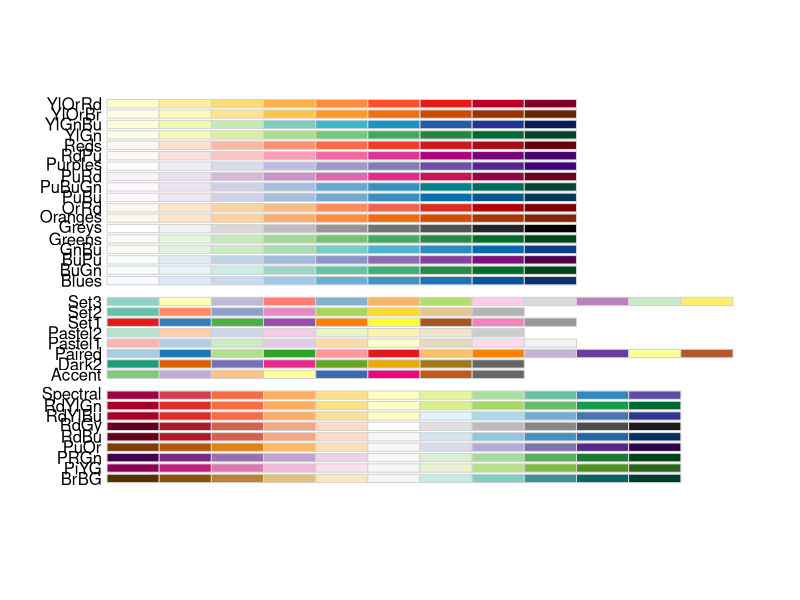
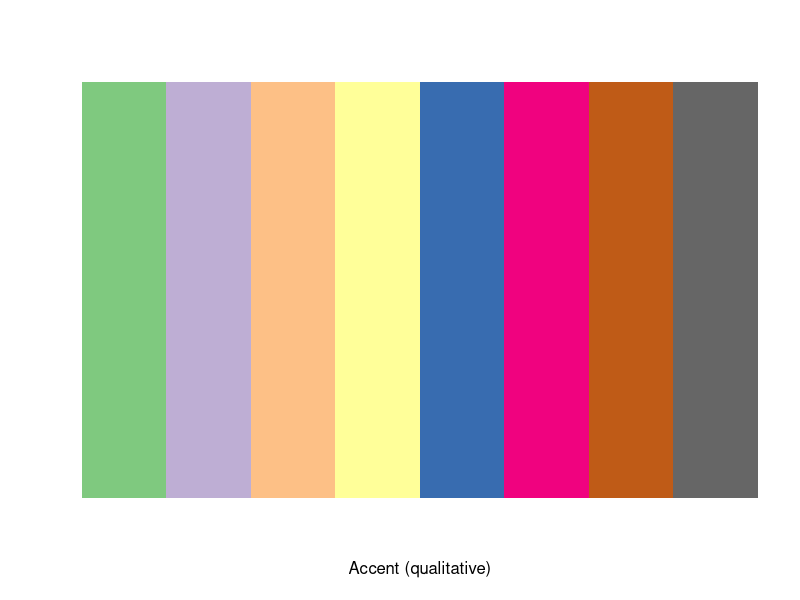
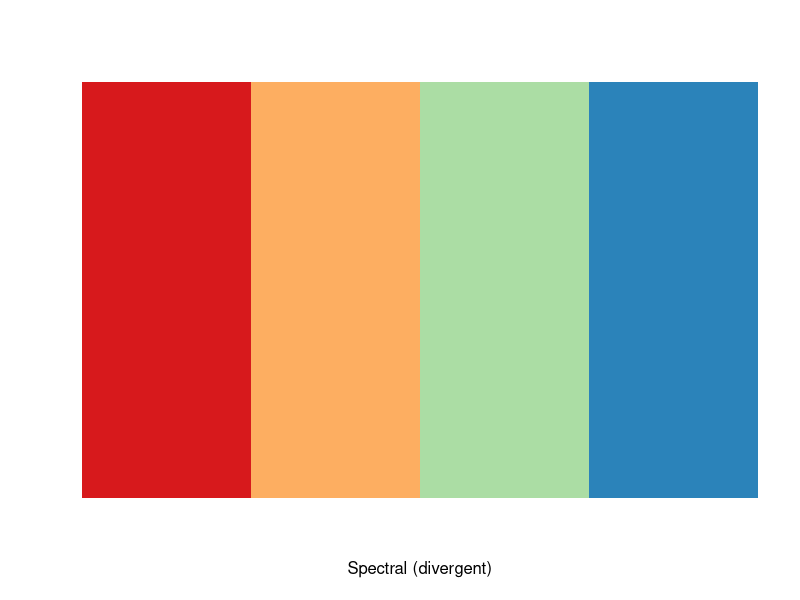
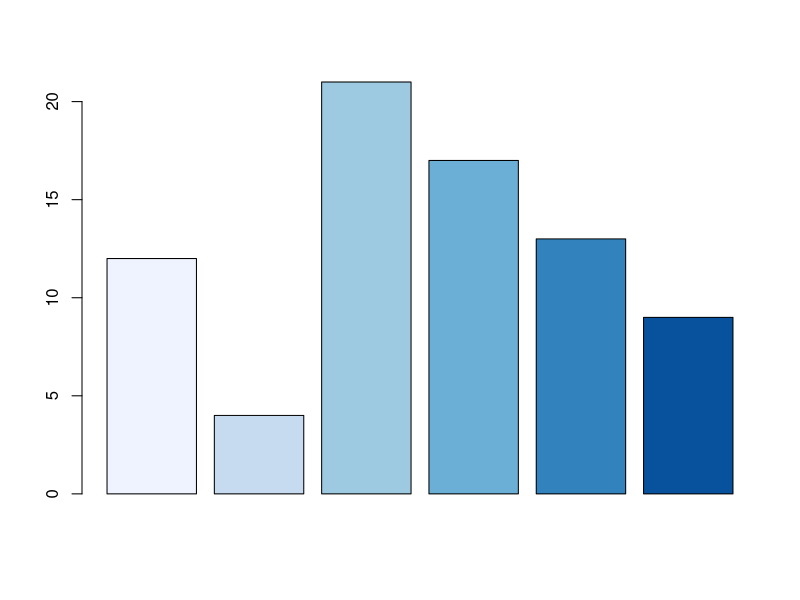
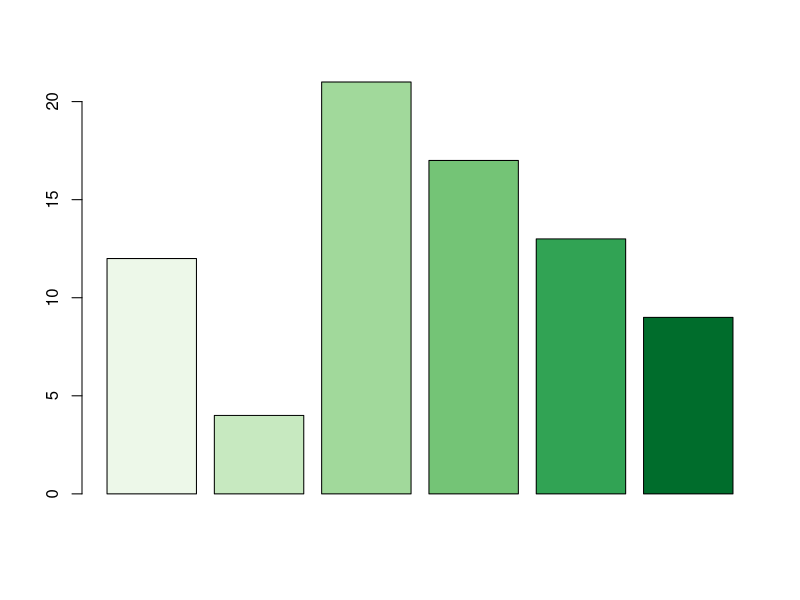
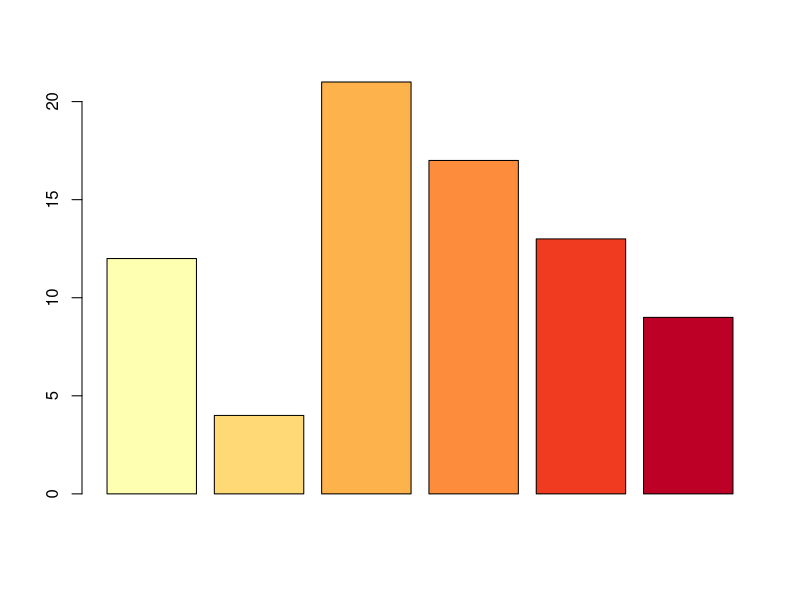
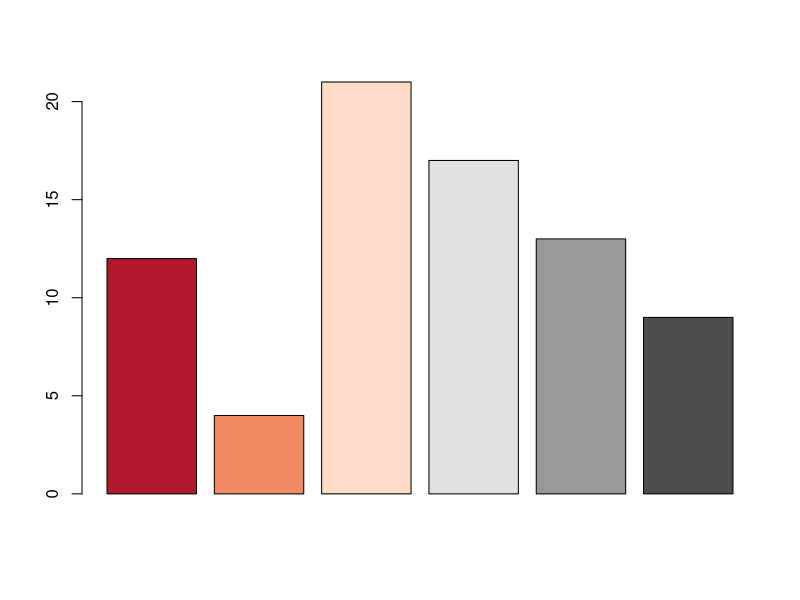
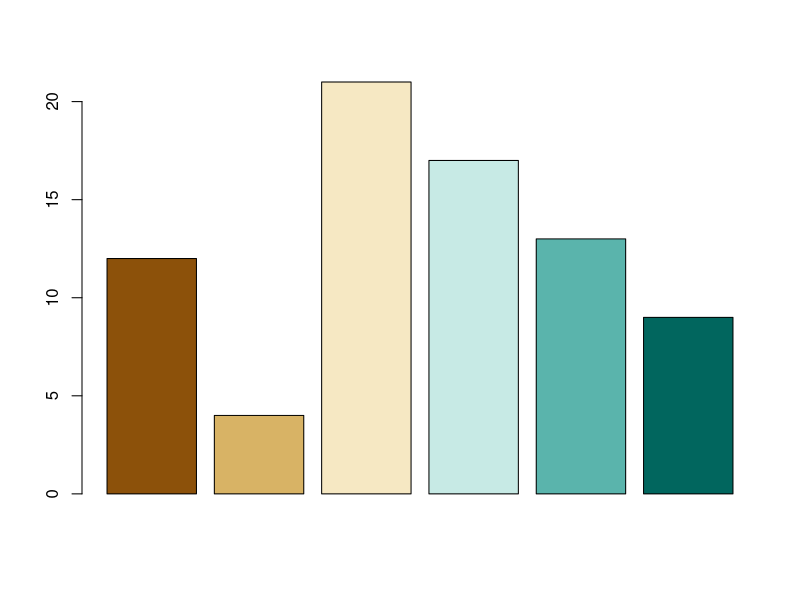

These figures' R source, in order:

x<-c(12,4,21,17,13,9)
library(RColorBrewer)

display.brewer.all()
display.brewer.pal(8,"Accent")
display.brewer.pal(4,"Spectral")


# Can save palettes as vector or call in function
blues <- brewer.pal(6,"Blues")
barplot(x,col=blues)
barplot(x,col=brewer.pal(6,"Greens"))
barplot(x,col=brewer.pal(6,"YlOrRd"))
barplot(x,col=brewer.pal(6,"RdGy"))
barplot(x,col=brewer.pal(6,"BrBG"))
barplot(x,col=brewer.pal(6,"Dark2"))
